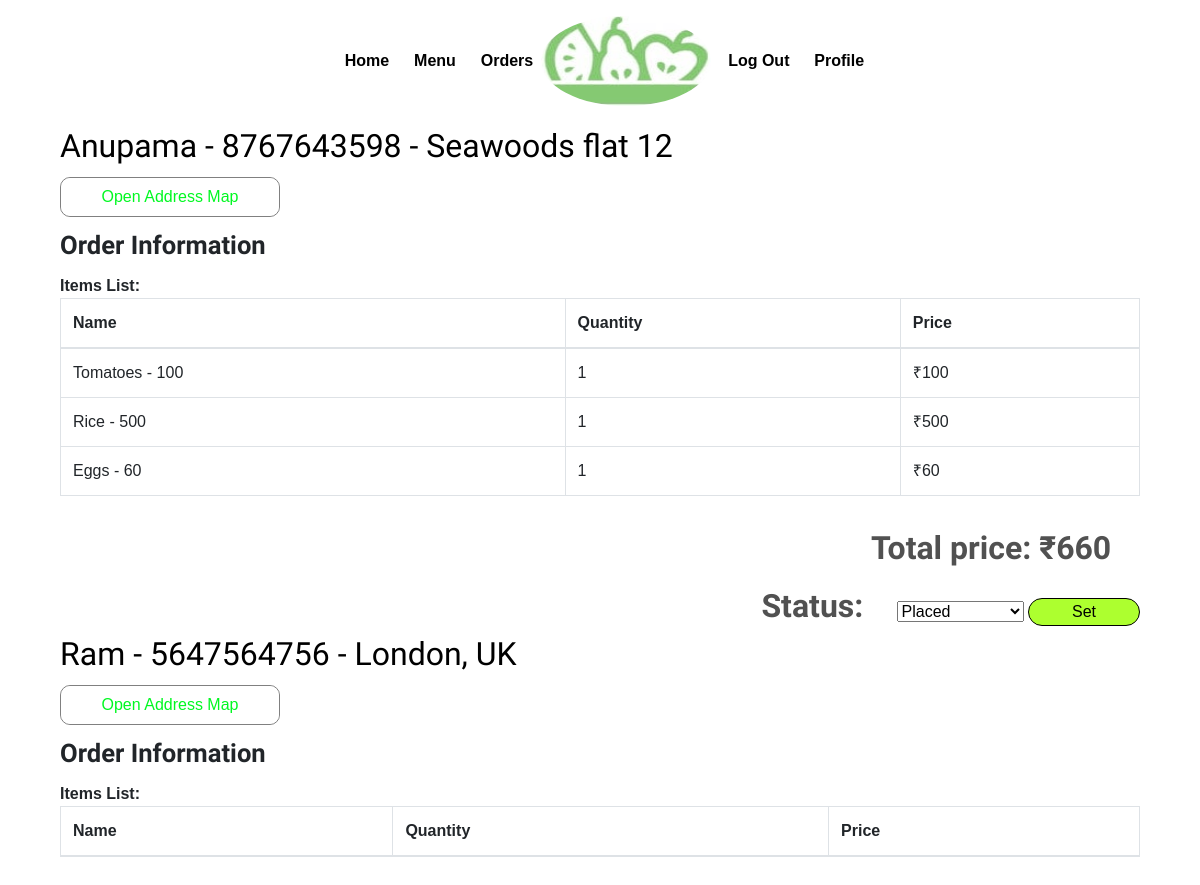
Before: /restaurant/orderlist/ (signed in, upper part) with the older database file.
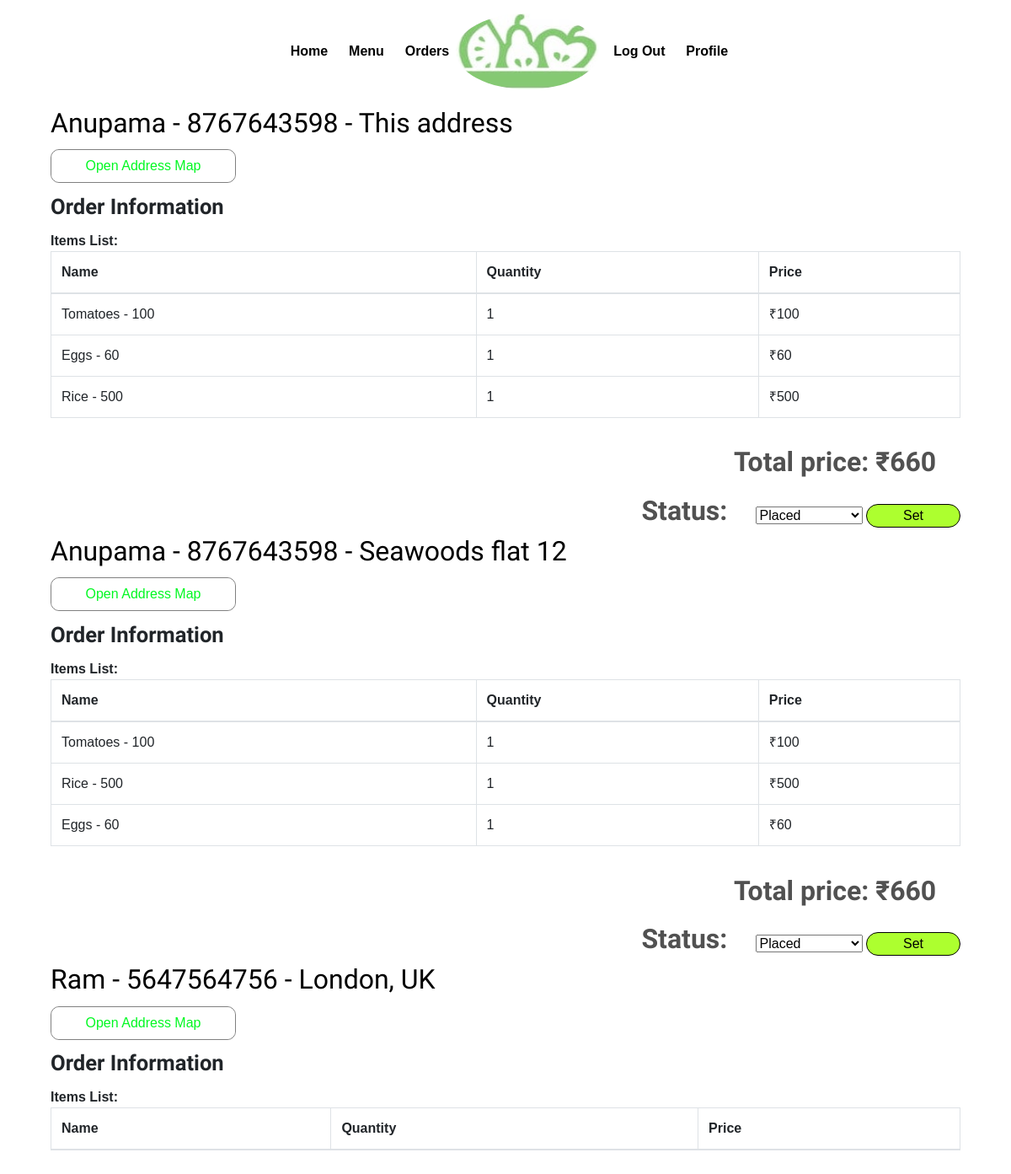
After: the same page with the newer database file.
### webapp/models.py (models this page shows, shortened)
class Customer(models.Model):
    user = models.OneToOneField(
        settings.AUTH_USER_MODEL, on_delete=models.CASCADE)
    f_name = models.CharField(max_length=20, blank=False)
    l_name = models.CharField(max_length=20, blank=False)
    city = models.CharField(max_length=40, blank=False)
    phone = models.CharField(max_length=10, blank=False)
    address = models.TextField()

class Order(models.Model):
    id = models.AutoField(primary_key=True)
    total_amount = models.IntegerField(default=0)
    timestamp = models.DateTimeField(auto_now_add=True)
    delivery_addr = models.CharField(max_length=50, blank=True)
    orderedBy = models.ForeignKey(User, on_delete=models.CASCADE)
    r_id = models.ForeignKey(Restaurant, on_delete=models.CASCADE)
    ORDER_STATE_WAITING = "Waiting"
    ORDER_STATE_PLACED = "Placed"
    ORDER_STATE_ACKNOWLEDGED = "Acknowledged"
    ORDER_STATE_COMPLETED = "Completed"
    ORDER_STATE_CANCELLED = "Cancelled"
    ORDER_STATE_DISPATCHED = "Dispatched"
    ORDER_STATE_CHOICES = (
        (ORDER_STATE_WAITING, ORDER_STATE_WAITING),
        (ORDER_STATE_PLACED, ORDER_STATE_PLACED),
        (ORDER_STATE_ACKNOWLEDGED, ORDER_STATE_ACKNOWLEDGED),
        (ORDER_STATE_COMPLETED, ORDER_STATE_COMPLETED),
        (ORDER_STATE_CANCELLED, ORDER_STATE_CANCELLED),
        (ORDER_STATE_DISPATCHED, ORDER_STATE_DISPATCHED)
    )
    status = models.CharField(
        max_length=50, choices=ORDER_STATE_CHOICES, default=ORDER_STATE_WAITING)

class Menu(models.Model):
    id = models.AutoField(primary_key=True)
    item_id = models.ForeignKey(Item, on_delete=models.CASCADE)
    r_id = models.ForeignKey(Restaurant, on_delete=models.CASCADE)
    price = models.IntegerField(blank=False)
    quantity = models.IntegerField(blank=False, default=0)
    def __str__(self):
        return self.item_id.fname+' - '+str(self.price)

class Item(models.Model):
    objects = models.Manager()
    id = models.AutoField(primary_key=True)
    fname = models.CharField(max_length=30, blank=False)
    category = models.CharField(max_length=50, blank=False)
    image = models.FileField(blank=True)
    description = models.TextField(max_length=500, default='')

### webapp/views.py (the view, shortened to what this page needs)
# urls.py: path('restaurant/orderlist/', views.orderlist, name='orderlist'),
def orderlist(request):
    orders = Order.objects.filter(
        r_id=request.user.restaurant.id).order_by('-timestamp')
    corders = []
    for order in orders:
        user = User.objects.filter(id=order.orderedBy.id)
        user = user[0]
        corder = []
        if user.is_restaurant:
            corder.append(user.restaurant.rname)
            corder.append(user.restaurant.info)
        else:
            corder.append(user.customer.f_name)
            corder.append(user.customer.phone)
        items_list = orderItem.objects.filter(ord_id=order)
        items = []
        for item in items_list:
            citem = []
            citem.append(item.item_id)
            citem.append(item.quantity)
            menu = Menu.objects.filter(id=item.item_id.id)
            citem.append(menu[0].price*item.quantity)
            menu = 0
            items.append(citem)
        corder.append(items)
        corder.append(order.total_amount)
        corder.append(order.id)
        x = order.status
        if x == Order.ORDER_STATE_WAITING:
            continue
        elif x == Order.ORDER_STATE_PLACED:
            x = 1
        elif x == Order.ORDER_STATE_ACKNOWLEDGED:
            x = 2
        elif x == Order.ORDER_STATE_COMPLETED:
            x = 3
        elif x == Order.ORDER_STATE_DISPATCHED:
            x = 4
        elif x == Order.ORDER_STATE_CANCELLED:
            x = 5
        else:
            continue
        corder.append(x)
        corder.append(order.delivery_addr)
        corders.append(corder)
    context = {
        "orders": corders,
    }
    return render(request, "webapp/order-list.html", context)

### webapp/templates/webapp/order-list.html (shortened to what this page needs)
{% extends 'webapp/base2.html' %}
{% block body %}
{% for order in orders %}
<div class="container">
    <div class="col-md-12 restaurent-title">
        <div class="logo-title" style="border: 0;">
            <h4>{{order.0}} - {{order.1}} - {{order.6}}</h4>
            <a href="http://maps.google.com/?q={{order.6}}" target="_blank" style="text-decoration: none !important;">
                <button class='glow-on-hover' type='submit' style="color: rgb(0, 248, 33); border: 1px solid grey;">
                    Open Address Map
                </button>
            </a>
        </div>
    </div>
    <div class="col-md-12 order-form-grid  wow fadeInLeft">
        <h5>Order Information</h5>
        <span>Items List:</span>
        <div>
            <table class="table table-hover table-bordered">
                <thead>
                    <th>
                        Name
                    </th>
                    <th>
                        Quantity
                    </th>
                    <th>
                        Price
                    </th>
                </thead>
                {% for x in order.2 %}
                <tr>
                    <td>{{x.0}}</td>
                    <td>{{x.1}}</td>
                    <td>&#x20b9;{{x.2}}</td>
                </tr>
                {% endfor %}
            </table>
        </div>
    </div>
    <div class="col-md-12 buy" style="display: inline-block;">
        <form action="" method="POST">{% csrf_token %}
            <span>Total price: &#x20b9;{{order.3}}</span>
            <span style="display: inline;">Status:</span>
            <select name="orderstatus">
                {% if order.5 == 1 %}
                <option value="1" selected>Placed</option>
                {% endif %}
            </select>
            <input style="border: 1px black solid; border-radius: 14px; width: 7rem; background: greenyellow;"
                type="submit" value="Set" name="submit" />
        </form>
    </div>
</div>
{% endfor %}
{% endblock %}

Changed rows visible on the page:
added Order: delivery_addr "This address"
now on one of the page's lists (row edited): Menu: item_id+price "Tomatoes - 100", r_id "1", price "100"
now on one of the page's lists (row edited): Menu: item_id+price "Eggs - 60", r_id "1", price "60"
now on one of the page's lists (row edited): Menu: item_id+price "Rice - 500", r_id "1", price "500"
Other visible differences:
new list line: "Anupama 8767643598"
new list line: "- - Open Address Map Order Information Items List: Name Quantity Price Total price: ₹ 660 Status: Placed Set"
